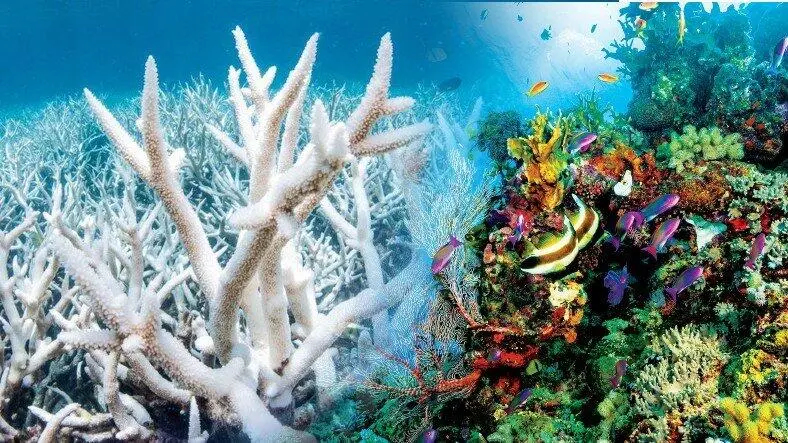
#> input picture G_ISLEME/MorfolojikIslemler/deniz1.png, 788 x 443 px, found by its file name
$ python MorfolojikIslemler.py
#> lines starting #> are read from the running program, lines starting #| are printed output that depends on the picture
import cv2
import numpy as np

# resimlerdeki eksik kısmı tamamlar..

image=cv2.imread("G_ISLEME\MorfolojikIslemler\deniz1.png")
#> image is the input picture: shape (443, 788, 3); mean B, G, R 145, 140.8, 101.5

kernel=np.ones((5,5),np.uint8)

dilation=cv2.dilate(image,kernel,iterations=1)
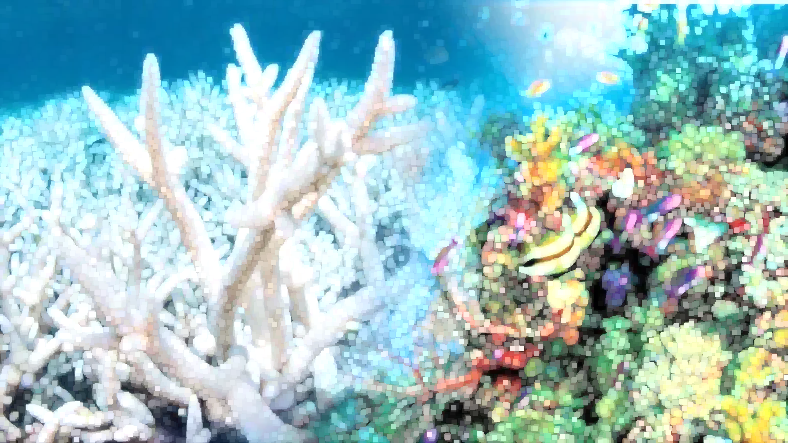
#> dilation: shape (443, 788, 3); mean B, G, R 194.6, 192.2, 154.2
erosion = cv2.erode(image,kernel,iterations=1)
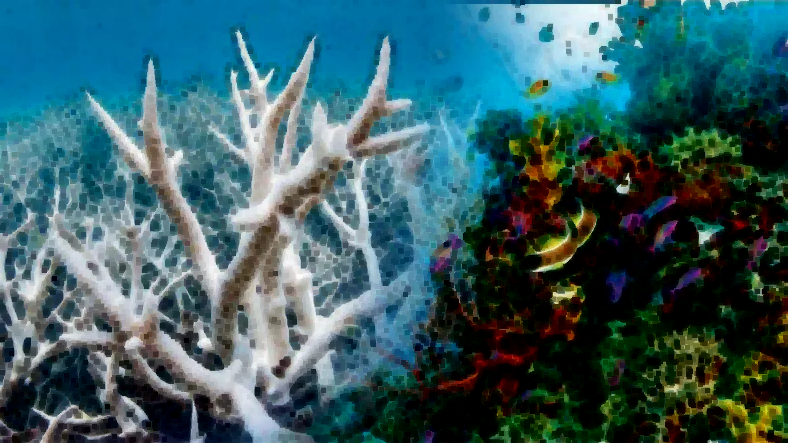
#> erosion: shape (443, 788, 3); mean B, G, R 100.3, 93.8, 55.5

cv2.imshow("orijinal",image)
cv2.imshow("erosion",erosion) #aşındırma işlemi : Kalınlık ve boyut azalır..
cv2.imshow("dilation",dilation) # genişletme işlemi : Kalınlık ve boyut artar..

cv2.waitKey(0)
cv2.destroyAllWindows()
